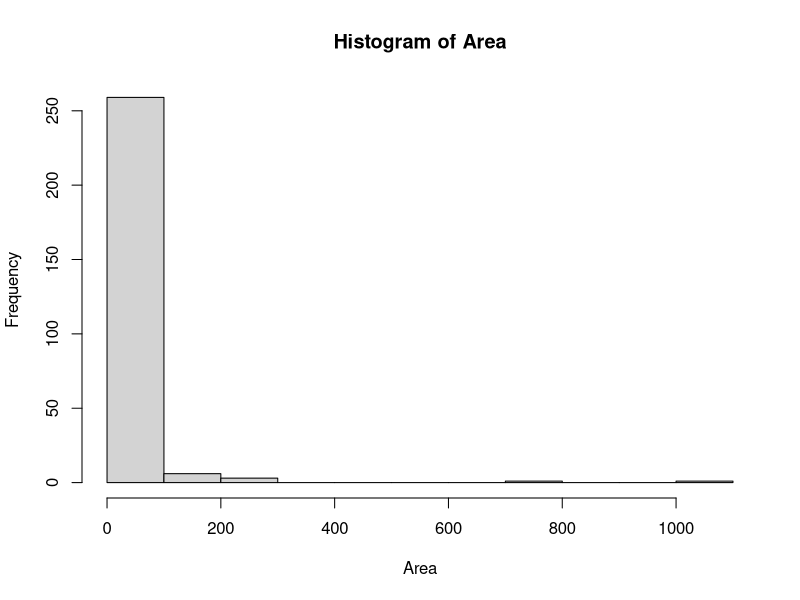
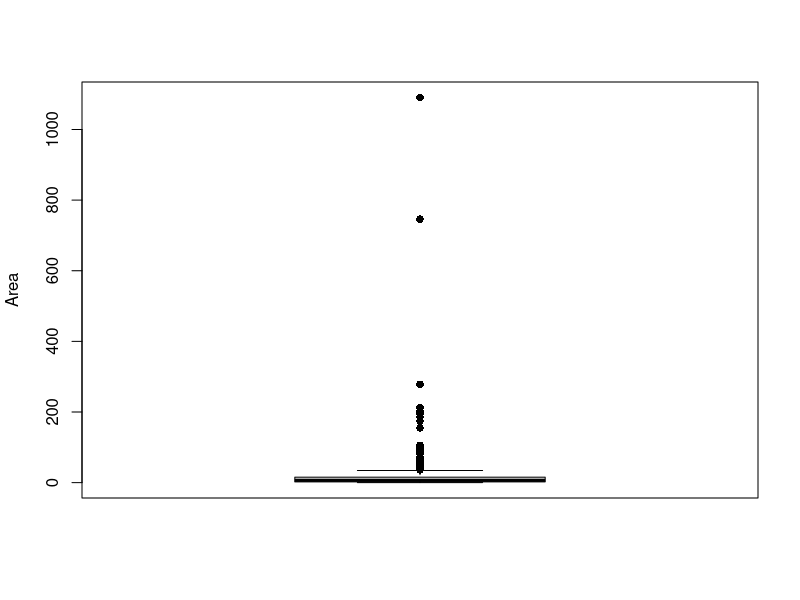
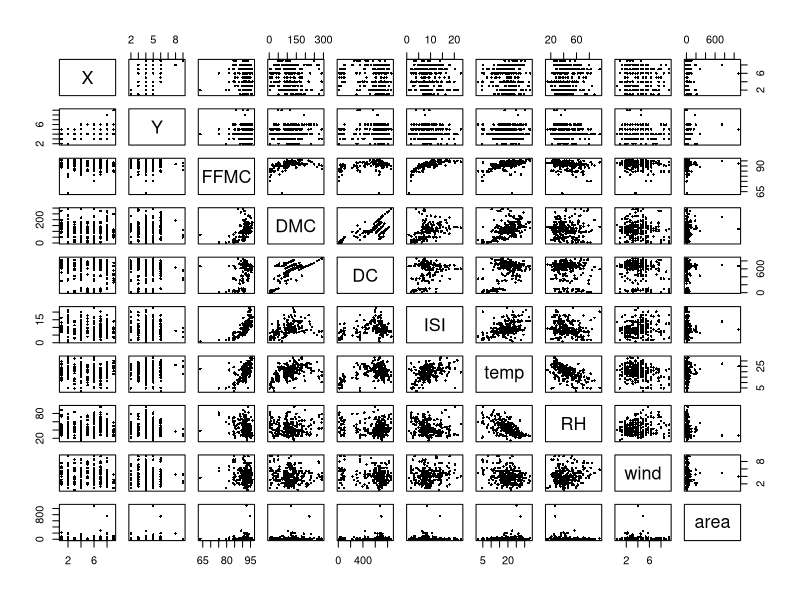
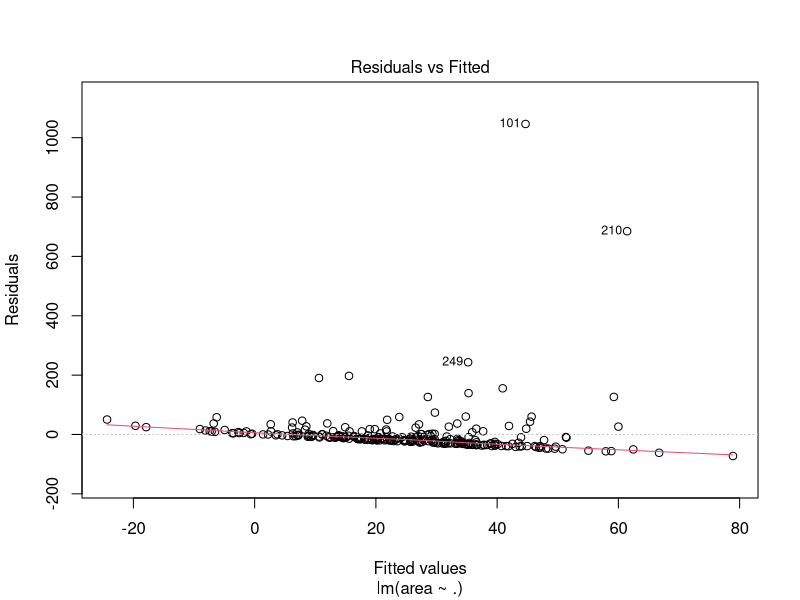
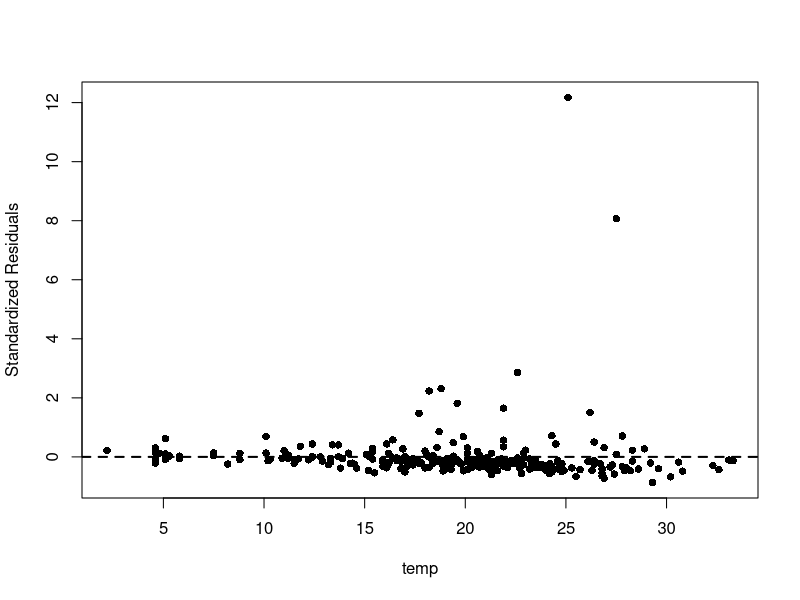
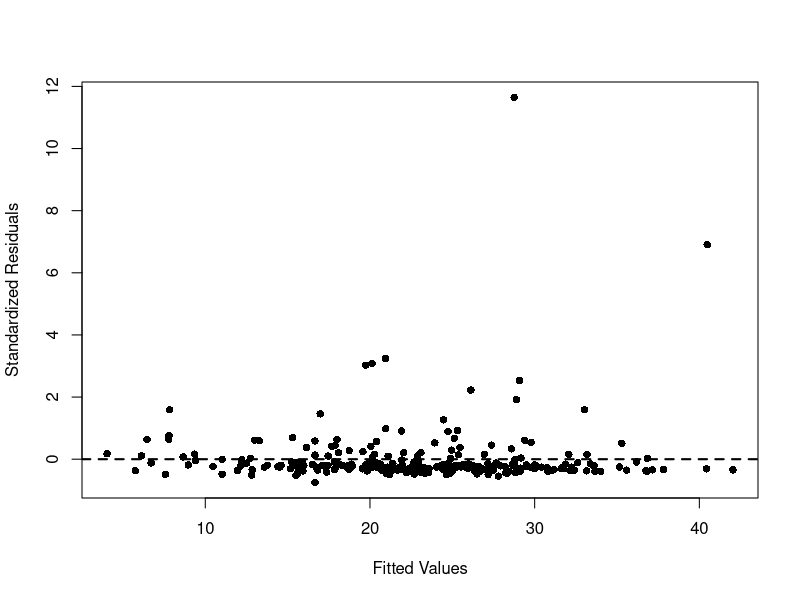
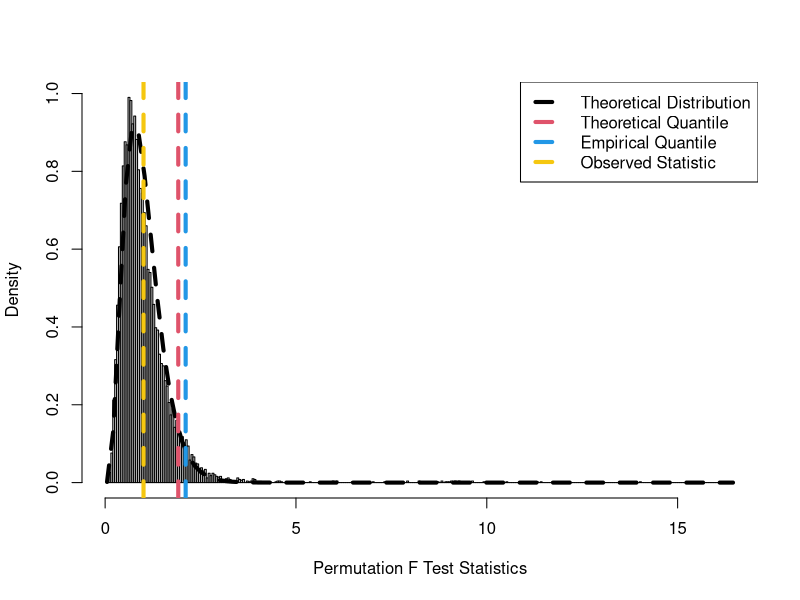
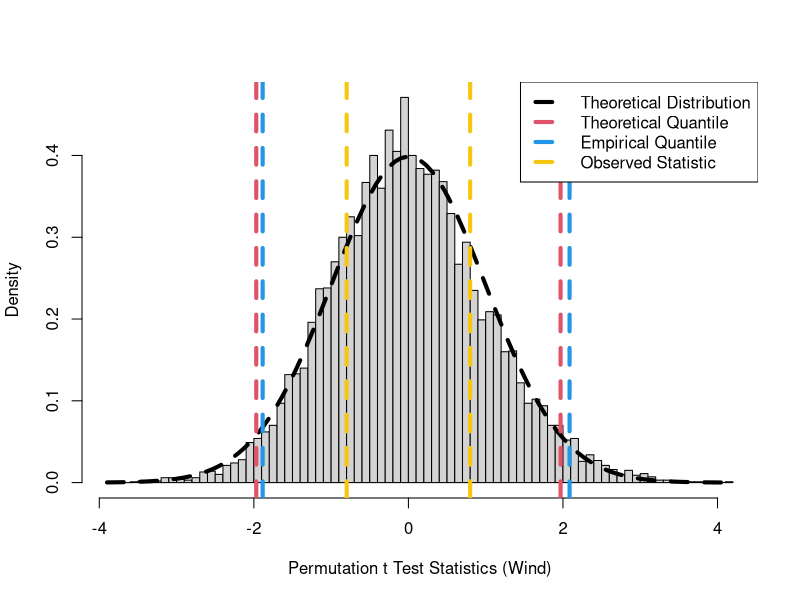

Recreate these plots in R, in order. (Note: this script raises an error after producing the figures.)
## ---- chunk 1
knitr::opts_chunk$set(echo = TRUE)
## ---- chunk 2
library(car);library(lmtest);library(sandwich);library(sandwich);library(lmtest)
## ---- chunk 3
## Introduction to Fire Data

df = read.table("fire.txt", header = TRUE)

dim(df)
head(df)
summary(df)
## ---- chunk 4
names(df)
## ---- chunk 5
df$month = factor(df$month)
df$day = factor(df$day)

summary(df)
## ---- chunk 6
df_quant = df[, c("X", "Y", "FFMC", "DMC", "DC", "ISI",
                  "temp", "RH", "wind", "area")]

summary(df_quant)
## ---- chunk 7
Y = df_quant$area

hist(Y, xlab = "Area", main = "Histogram of Area")
boxplot(Y, ylab = "Area", pch = 16)
## ---- chunk 8
plot(df_quant, pch = 16, cex = 0.5)
## ---- chunk 9
ols_model = lm(area ~ ., df_quant)
summary(ols_model)
## ---- chunk 10
Y = df_quant$area
X = model.matrix(ols_model)

n = dim(X)[1]
p = dim(X)[2]

colnames(X)
## ---- chunk 11
beta = solve(crossprod(X), crossprod(X, Y))[,]
print(beta)

beta = ols_model$coefficients
print(beta)

residuals = Y - X %*% beta

sigma = sqrt(mean(residuals^2))
print(sigma)

S = sqrt(sum(residuals^2) / (n - p))
print(S)

S = summary(ols_model)$sigma
print(S)
## ---- chunk 12
## Linear Constraints

R = rbind(c(0, 0, 0, 0, 50, 0, 0, 0, 10, 0),
          c(0, 0, 0, 0, 0, 0, 6, 12, 0, 0))

r = c(3, 3)
k = length(r)

print(colnames(X))
print(R)
print(r)
## ---- chunk 13
## Exact F Test

FT = crossprod(R %*% beta - r,
               solve(R %*% solve(crossprod(X), t(R)),
                     R %*% beta - r))[,] / (k * S^2)

print(FT)

pvalue_F = pf(FT, k, n - p, lower.tail = FALSE)
print(pvalue_F)

## Wald Test

WT = k * FT
print(WT)

pvalue_WT = pchisq(WT, k, lower.tail = FALSE)
print(pvalue_WT)
## ---- chunk 14
plot(ols_model, which = 1)
## ---- chunk 15
# Step 1: residuals
residuals = ols_model$residuals

# Step 2: squared residuals
Y_aux = residuals^2

# Step 3: regress squared residuals on covariates
X = model.matrix(ols_model)
aux_model = lm(Y_aux ~ X[,-1])

# Step 4: compute R^2
R2_aux = summary(aux_model)$r.squared

# Step 5: compute BP statistic
n = length(residuals)
BP_stat = n * R2_aux

# Step 6: p-value
p_value = 1 - pchisq(BP_stat, df = ncol(X) - 1)

print(BP_stat)
print(p_value)
## ---- chunk 16
vcovOLS = summary(ols_model)$sigma^2 * summary(ols_model)$cov.unscaled
print(vcovOLS)

Sigma = diag(residuals^2 / (1 - hatvalues(ols_model))^2)

vcovHC3 = summary(ols_model)$cov.unscaled %*% crossprod(X, Sigma) %*%
  X %*% summary(ols_model)$cov.unscaled

print(vcovHC3)

## ---- chunk 17

SE = cbind(
  OLS = sqrt(diag(vcovOLS)),
  HC3 = sqrt(diag(vcovHC3))
)

print(SE)
## ---- chunk 18
alpha = 0.05

CI_HC3 = cbind(
  beta - qt(1 - alpha / 2, n - p) * sqrt(diag(vcovHC3)),
  beta + qt(1 - alpha / 2, n - p) * sqrt(diag(vcovHC3))
)

colnames(CI_HC3) = colnames(confint(ols_model))
print(CI_HC3)

CI_OLS = confint(ols_model)
print(CI_OLS)
## ---- chunk 19
test = matrix(0, p, 4)
rownames(test) = names(ols_model$coefficients)
colnames(test) = colnames(summary(ols_model)$coefficients)

test[,1] = beta
test[,2] = sqrt(diag(vcovHC3))
test[,3] = test[,1] / test[,2]
test[,4] = 2 * pt(abs(test[,3]), n - p, lower.tail = FALSE)

print(test)

summary(ols_model)
## ---- chunk 20
plot(rstandard(ols_model) ~ temp, df_quant,
     ylab = "Standardized Residuals",
     pch = 16)
abline(h = 0, lty = 2, lwd = 2)
## ---- chunk 21
# IRLS with residual variance modeled as a function of temp

irls_model = ols_model
residuals_irls = irls_model$residuals

w = rep(1, nrow(df_quant))
err = Inf
tol = 1e-10
niter = 0
maxiter = 1e3

while (err > tol & niter < maxiter)
{
  
  aux = lm(log(residuals_irls^2) ~ log(temp), df_quant)
  err = sum(abs(w - exp(-aux$fitted.values))) / sum(w)
  w = exp(-aux$fitted.values)
  WLS = lm(area ~ ., df_quant, weights = w)
  residuals_irls = WLS$residuals
  niter = niter + 1
  
}

summary(aux)
summary(WLS)
## ---- chunk 22
gamma_hat = coef(aux_model)

alpha_0_hat = exp(gamma_hat[1])
alpha_1_hat = gamma_hat[2]

alpha_0_hat
alpha_1_hat

cat(
  paste0(
    "Estimated residual variance equation: sigma_i^2 = ",
    round(alpha_0_hat, 4),
    " * temp_i^",
    round(alpha_1_hat, 4)
  )
)
## ---- chunk 23
ols_summary = summary(ols_model)
irls_summary = summary(irls_model)

compare_ols_irls = data.frame(
  Variable = names(coef(ols_model)),
  OLS_Estimate = coef(ols_model),
  OLS_SE = ols_summary$coefficients[, "Std. Error"],
  OLS_t = ols_summary$coefficients[, "t value"],
  OLS_p_value = ols_summary$coefficients[, "Pr(>|t|)"],
  IRLS_Estimate = coef(irls_model),
  IRLS_SE = irls_summary$coefficients[, "Std. Error"],
  IRLS_t = irls_summary$coefficients[, "t value"],
  IRLS_p_value = irls_summary$coefficients[, "Pr(>|t|)"]
)

print(compare_ols_irls)
## ---- chunk 24
ols_ci = confint(ols_model, level = 0.95)
irls_ci = confint(irls_model, level = 0.95)

print("--- OLS 95% CI ---")
print(ols_ci)

print("--- IRLS/WLS 95% CI ---")
print(irls_ci)
## ---- chunk 25
summary(w)
## ---- chunk 26
plot(WLS$fitted.values, rstandard(WLS),
     xlab = "Fitted Values",
     ylab = "Standardized Residuals",
     pch = 16)
abline(h = 0, lty = 2, lwd = 2)
## ---- chunk 27
## Jackknife

n = nrow(df_quant)
p = length(coef(ols_model))

beta_jack = matrix(0, n, p)

for (i in 1:n)
{
  fit_i = lm(area ~ ., df_quant[-i, ])
  beta_jack[i, ] = coef(fit_i)
}

beta_bar = colMeans(beta_jack)

se_jack = sqrt((n - 1) / n *
  colSums((sweep(beta_jack, 2, beta_bar, "-"))^2))

print(se_jack)

## Bootstrap

set.seed(0)
B = 1000

beta_boot = matrix(0, B, p)

for (b in 1:B)
{
  idx = sample(1:n, n, replace = TRUE)
  fit_b = lm(area ~ ., df_quant[idx, ])
  beta_boot[b, ] = coef(fit_b)
}

se_boot = apply(beta_boot, 2, sd)

print(se_boot)
## ---- chunk 28

se_ols = summary(ols_model)$coefficients[,2]
alpha = 0.05
beta_hat = coef(ols_model)


CI_normal = cbind(
  beta_hat - qnorm(1 - alpha/2) * se_boot,
  beta_hat + qnorm(1 - alpha/2) * se_boot
)


CI_percentile = apply(beta_boot, 2, quantile, probs = c(alpha/2, 1 - alpha/2))
CI_percentile = t(CI_percentile)


CI_pivot = cbind(
  2 * beta_hat - CI_percentile[,2],
  2 * beta_hat - CI_percentile[,1]
)


var_names = names(beta_hat)

final_table = data.frame(
  Variable = var_names,
  OLS_SE = se_ols,
  Jackknife_SE = se_jack,
  Bootstrap_SE = se_boot,
  Normal_L = CI_normal[,1],
  Normal_U = CI_normal[,2],
  Percentile_L = CI_percentile[,1],
  Percentile_U = CI_percentile[,2],
  Pivot_L = CI_pivot[,1],
  Pivot_U = CI_pivot[,2]
)


final_table[,-1] = round(final_table[,-1], 3)

print(final_table)
## ---- chunk 29
### Permutation test of full model and wind

set.seed(0)
alpha = 0.05
B = 10000

Y = df_quant$area
X = model.matrix(ols_model)
n = dim(X)[1]
p = dim(X)[2] - 1
## ---- chunk 30
## Permutation F test: overall model significance

f_observed = summary(ols_model)$fstatistic[1]
df_f1 = summary(ols_model)$fstatistic[2]
df_f2 = summary(ols_model)$fstatistic[3]

p_val_F_theory = pf(f_observed, df_f1, df_f2, lower.tail = FALSE)

f_permuted = numeric(B)

for (i in 1:B)
{
  perm_y = sample(Y)
  perm_model = lm(perm_y ~ ., data = df_quant[, names(df_quant) != "area"])
  f_permuted[i] = summary(perm_model)$fstatistic[1]
}

p_val_F_perm = (1 + sum(f_permuted >= f_observed)) / (1 + B)

print(f_observed)
print(p_val_F_theory)
print(p_val_F_perm)
## ---- chunk 31
## Plot for permutation F test

hist(f_permuted, "FD", freq = FALSE, main = NA,
     xlab = "Permutation F Test Statistics",
     ylab = "Density")

curve(df(x, df_f1, df_f2), add = TRUE, lty = 2, lwd = 4)

abline(v = qf(1 - alpha, df_f1, df_f2), col = 2, lty = 2, lwd = 4)
abline(v = quantile(f_permuted, 1 - alpha), col = 4, lty = 2, lwd = 4)
abline(v = f_observed, col = 7, lty = 2, lwd = 4)

legend("topright",
       c("Theoretical Distribution", "Theoretical Quantile",
         "Empirical Quantile", "Observed Statistic"),
       col = c(1, 2, 4, 7),
       lty = rep(2, 4),
       lwd = rep(4, 4))
## ---- chunk 32
## Permutation t test for wind

model_reduced = lm(area ~ . - wind, data = df_quant)

fitted_reduced = model_reduced$fitted.values
res_reduced = model_reduced$residuals

t_observed = summary(ols_model)$coefficients["wind", "t value"]
df_t = summary(ols_model)$df[2]

p_val_t_theory = 2 * pt(abs(t_observed), df_t, lower.tail = FALSE)

t_permuted = numeric(B)

for (i in 1:B)
{
  res_star = sample(res_reduced)
  y_star = fitted_reduced + res_star
  
  temp_data = df_quant
  temp_data$area = y_star
  
  model_star = lm(area ~ ., data = temp_data)
  t_permuted[i] = summary(model_star)$coefficients["wind", "t value"]
}

p_val_t_perm = (1 + sum(abs(t_permuted) >= abs(t_observed))) / (1 + B)

print(t_observed)
print(p_val_t_theory)
print(p_val_t_perm)
## ---- chunk 33
## Plot for permutation t test

hist(t_permuted, "FD", freq = FALSE, main = NA,
     xlab = "Permutation t Test Statistics (Wind)",
     ylab = "Density")

curve(dt(x, df_t), add = TRUE, lty = 2, lwd = 4)

abline(v = qt(c(alpha / 2, 1 - alpha / 2), df_t),
       col = 2, lty = 2, lwd = 4)

abline(v = quantile(t_permuted, c(alpha / 2, 1 - alpha / 2)),
       col = 4, lty = 2, lwd = 4)

abline(v = c(t_observed, -t_observed),
       col = 7, lty = 2, lwd = 4)

legend("topright",
       c("Theoretical Distribution", "Theoretical Quantile",
         "Empirical Quantile", "Observed Statistic"),
       col = c(1, 2, 4, 7),
       lty = rep(2, 4),
       lwd = rep(4, 4))
## ---- chunk 34
## Summary table

perm_table = data.frame(
  Test = c("Overall F test", "wind t test"),
  Observed_Statistic = c(f_observed, t_observed),
  Theoretical_P_Value = c(p_val_F_theory, p_val_t_theory),
  Permutation_P_Value = c(p_val_F_perm, p_val_t_perm)
)

print(perm_table)
## ---- chunk 35
library(MASS)

df_quant_clean <- subset(df, select = -c(month, day))

bc_model <- lm(area ~ X + Y + FFMC + DMC + DC + ISI + temp + RH + wind,
               data = df_quant_clean)

bc <- boxcox(bc_model,
             lambda = seq(-2, 2, by = 0.01),
             plotit = TRUE)

best_lambda <- bc$x[which.max(bc$y)]
print(best_lambda)
## ---- chunk 36
df_quant$trans_area = log(df_quant$area)
hist(df_quant$trans_area)
## ---- chunk 37
ols_trans <- lm(trans_area ~ . - area, data = df_quant)
summary(ols_trans)
plot(ols_trans, which = 1)
## ---- chunk 38
df_quant$trans_area = log(df_quant$area)
ols_log = lm(trans_area ~ . - area, data = df_quant)

df_quant$trans_area = log1p(df_quant$area)
ols_log1p = lm(trans_area ~ . - area, data = df_quant)

compare = data.frame(
  model = c("log", "log1p"),
  n = c(nobs(ols_log), nobs(ols_log1p)),
  p = c(length(coef(ols_log)) - 1, length(coef(ols_log1p)) - 1),
  r2 = c(summary(ols_log)$r.squared, summary(ols_log1p)$r.squared),
  adj_r2 = c(summary(ols_log)$adj.r.squared, summary(ols_log1p)$adj.r.squared)
)

compare
## ---- chunk 39

r <- rstandard(ols_trans)

qqnorm(r,
       main = "Normal Q-Q Plot of Standardized Residuals",
       pch = 16)

qqline(r,
       col = "red",
       lwd = 2)
## ---- chunk 40
df$month <- factor(df$month,
                   levels = c("jan", "feb", "mar", "apr", "may", "jun",
                              "jul", "aug", "sep", "oct", "nov", "dec"),
                   ordered = TRUE)

df$day <- factor(df$day,
                 levels = c("mon", "tue", "wed", "thu", "fri", "sat", "sun"),
                 ordered = TRUE)

num_vars <- names(df)[sapply(df, is.numeric)]
cat_vars <- names(df)[!sapply(df, is.numeric)]
## ---- chunk 41
par(mfrow = c(3, 4), mar = c(4, 4, 3, 1))

for (v in num_vars) {
  hist(df[[v]],
       main = v,
       xlab = v,
       col = "lightgray",
       border = "black")
}
## ---- chunk 42
par(mfrow = c(1, length(cat_vars)), mar = c(6, 4, 3, 1))

for (v in cat_vars) {
  barplot(table(df[[v]]),
          main = v,
          ylab = "Frequency",
          col = "lightgray",
          border = "black",
          las = 2)
}
## ---- chunk 43
df = read.table("fire.txt", header = TRUE)

df_trans = df

df_trans$month = factor(df_trans$month)
df_trans$day = factor(df_trans$day)
df_trans$log_area = log(df_trans$area)

## ---- chunk 44
df_inter = df_trans[, c(
  "log_area", "day", "month",
  "X", "Y", "FFMC", "DMC", "DC", "ISI", "temp", "RH", "wind"
)]

summary(df_inter)
## ---- chunk 45
fit_day_inter = lm(
  log_area ~ day * (X + Y + FFMC + DMC + DC + ISI + temp + RH + wind),
  data = df_inter
)

summary(fit_day_inter)
anova(fit_day_inter)
## ---- chunk 46
fit_day_inter = update(fit_day_inter, . ~ . - day:FFMC)
anova(fit_day_inter)
## ---- chunk 47
fit_day_inter = update(fit_day_inter, . ~ . - day:temp)
anova(fit_day_inter)
## ---- chunk 48
fit_day_inter = update(fit_day_inter, . ~ . - temp)
anova(fit_day_inter)
## ---- chunk 49
fit_day_inter = update(fit_day_inter, . ~ . - day:RH)
anova(fit_day_inter)
## ---- chunk 50
fit_day_inter = update(fit_day_inter, . ~ . - FFMC)
anova(fit_day_inter)
## ---- chunk 51
fit_day_inter = update(fit_day_inter, . ~ . - day:DC)
anova(fit_day_inter)
## ---- chunk 52
fit_day_inter = update(fit_day_inter, . ~ . - day:wind)
anova(fit_day_inter)
## ---- chunk 53
fit_day_inter = update(fit_day_inter, . ~ . - DC)
anova(fit_day_inter)
## ---- chunk 54
fit_day_inter = update(fit_day_inter, . ~ . - day:Y)
anova(fit_day_inter)
## ---- chunk 55
fit_day_inter = update(fit_day_inter, . ~ . - Y)
anova(fit_day_inter)
## ---- chunk 56
fit_day_inter = update(fit_day_inter, . ~ . - day:X)
anova(fit_day_inter)
## ---- chunk 57
fit_day_inter = update(fit_day_inter, . ~ . - X)
anova(fit_day_inter)
## ---- chunk 58
fit_day_inter = update(fit_day_inter, . ~ . - day:ISI)
anova(fit_day_inter)
## ---- chunk 59
fit_day_inter = update(fit_day_inter, . ~ . - RH)
anova(fit_day_inter)
## ---- chunk 60
fit_day_inter = update(fit_day_inter, . ~ . - wind)
anova(fit_day_inter)
## ---- chunk 61


library(lme4)

df_mixed = df

df_mixed$month = factor(df_mixed$month)
df_mixed$day = factor(df_mixed$day)


df_mixed$log_area = log(df_mixed$area)


fit_mixed = lmer(
  log_area ~ X + Y + FFMC + DMC + DC + ISI + temp + RH + wind +
    (1 | day) + (1 | month),
  data = df_mixed
)

summary(fit_mixed, correlation = FALSE)


## ---- chunk 62

full = lmer(
  log_area ~ X + Y + FFMC + DMC + DC + ISI + temp + RH + wind +
    (1 | day) + (1 | month),
  data = df_mixed,
  REML = FALSE
)

fixed_names = c("X", "Y", "FFMC", "DMC", "DC", "ISI", "temp", "RH", "wind")

LR = numeric(length(fixed_names))
pvalue = numeric(length(fixed_names))

for (i in 1:length(fixed_names))
{
  reduced_formula = as.formula(
    paste("log_area ~",
          paste(fixed_names[-i], collapse = " + "),
          "+ (1 | day) + (1 | month)")
  )
  
  reduced = lmer(reduced_formula, data = df_mixed, REML = FALSE)
  
  LR[i] = -2 * (logLik(reduced)[1] - logLik(full)[1])
  pvalue[i] = pchisq(LR[i], 1, lower.tail = FALSE)
}

fixed_test_table = data.frame(
  Fixed_Effect = fixed_names,
  LR = LR,
  p_value = pvalue
)

fixed_test_table[,2:3] = round(fixed_test_table[,2:3], 4)

print(fixed_test_table)


## ---- chunk 63
## ICC for random effects

VarCorr(full)
sigma = data.frame(summary(full)$varcor)$sdcor
names(sigma) = data.frame(summary(full)$varcor)$grp

ICC = sigma^2 / sum(sigma^2)

print(ICC)
## ---- chunk 64
## Clean ICC table

ICC_table = data.frame(
  Random_Effect = names(ICC),
  ICC = ICC,
  Percent_Total_Variation = 100 * ICC
)

ICC_table[,2:3] = round(ICC_table[,2:3], 4)

print(ICC_table)
